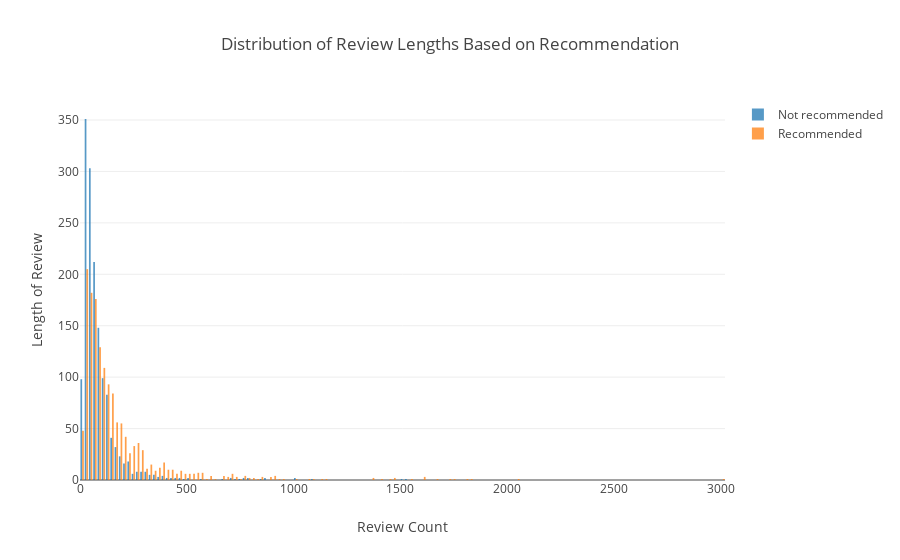

Notebook source saved alongside this figure:
### Markdown cell above
### 3.7 Distribution of review lengths by recommendations

### Code cell
x1 = mv_data.loc[mv_data['Sentiment'] == 1, 'review_len']
x0 = mv_data.loc[mv_data['Sentiment'] == 0, 'review_len']

trace1 = go.Histogram(
    x=x0, name='Not recommended',
    opacity=0.75
)
trace2 = go.Histogram(
    x=x1, name = 'Recommended',
    opacity=0.75
)

tmp_data = [trace1, trace2]
layout = go.Layout(barmode = 'group', title='Distribution of Review Lengths Based on Recommendation',
                   xaxis=go.layout.XAxis(title=go.layout.xaxis.Title(text='Review Count')),
                   yaxis=go.layout.YAxis(title=go.layout.yaxis.Title(text='Length of Review')))

fig = go.Figure(data=tmp_data, layout=layout)

iplot(fig, filename='stacked histogram')

### Figure 1 — Plotly figure (JSON) as saved in the notebook; plotly's stock layout.template omitted (floating-point values rounded to 4 significant figures; data arrays with more than 128 entries replaced by an {"elided": "..."} marker saying what was removed)
{"data": [{"name": "Not recommended", "opacity": 0.75, "type": "histogram", "uid": "10356cb7-0671-49a9-bfac-47523be72159", "x": {"elided": "1500 int values"}}, {"name": "Recommended", "opacity": 0.75, "type": "histogram", "uid": "e3835d46-f84a-4cff-a95c-2ba96b95805c", "x": {"elided": "1500 int values"}}], "layout": {"barmode": "group", "title": {"text": "Distribution of Review Lengths Based on Recommendation"}, "xaxis": {"title": {"text": "Review Count"}}, "yaxis": {"title": {"text": "Length of Review"}}}}
